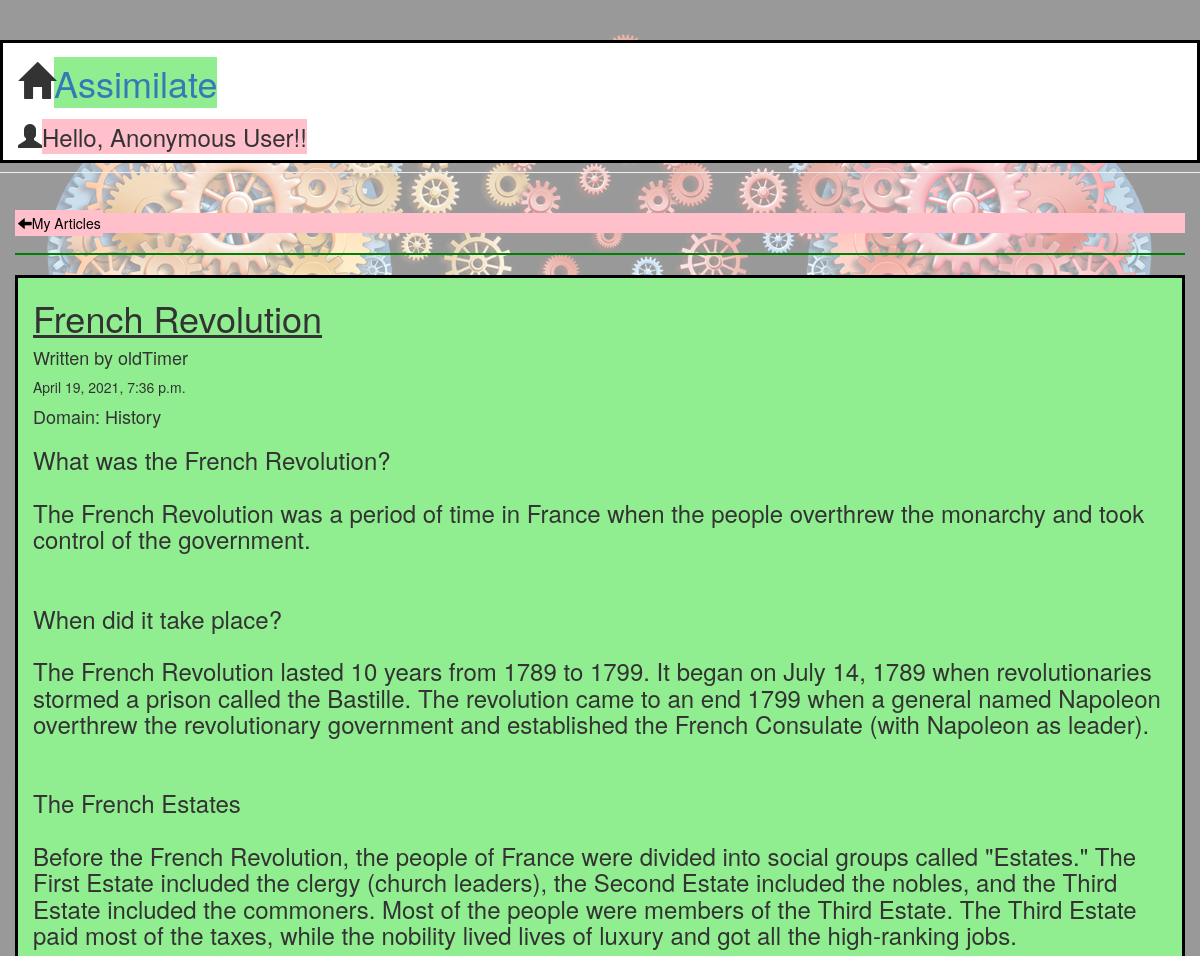
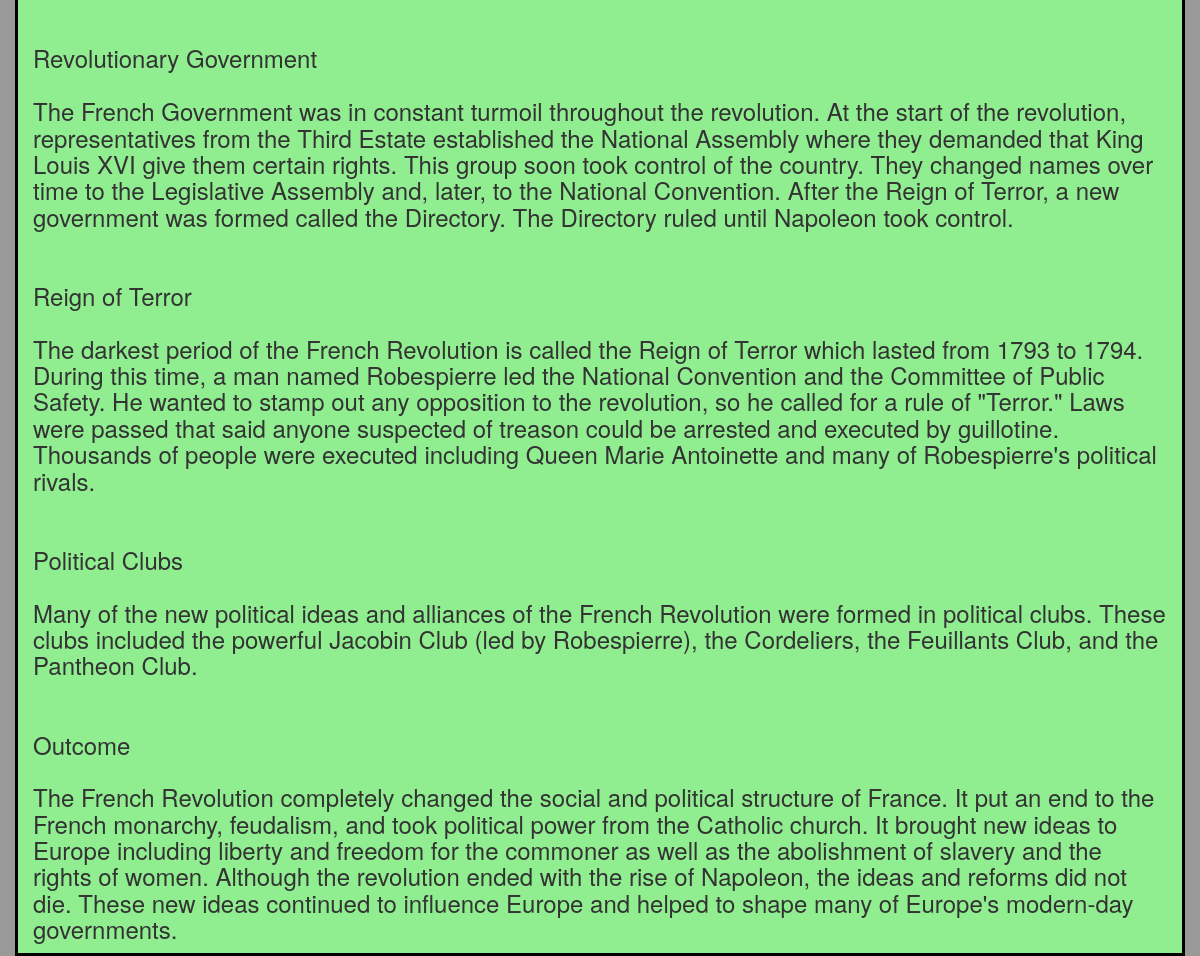
Page /post/51/ on the committed database (2 pictures, top to bottom).
### assimilate/models.py (models this page shows, shortened)
class Post(models.Model):
    title = models.CharField(max_length=200)
    content = models.TextField()
    created_date = models.DateTimeField(default=timezone.now)
    published_date = models.DateTimeField(blank=True, null=True)
    domain = models.CharField(max_length=200, null=True)
    user = models.ForeignKey(User, on_delete=models.CASCADE, null=True,related_name='assimilate_user')

### assimilate/views.py (the view)
# urls.py: path('post/<int:pk>/', views.post_detail, name='post_detail'),
def post_detail(request, pk):
    post = get_object_or_404(Post, pk=pk)
    post_user=str(post.user)          #user (author) of the post
    loggedin_user=str(request.user)   #current logged-in user
    return render(request, 'assimilate/post_detail.html', {'post': post, 'post_user': post_user, 'loggedin_user': loggedin_user})

### assimilate/templates/assimilate/post_detail.html (shortened to what this page needs)
{% extends 'assimilate/base.html' %}
{% block content %}
    <article class="post">
    <br>
     <div style="
        left: 1570px;
    	top: 80px;
    	background-color:pink">
    	<a href="{{ request.META.HTTP_REFERER }}">
	{% if request.META.HTTP_REFERER == "http://localhost:8000/post_list/" %}
		<mark style="background-color:pink"><span class="glyphicon glyphicon-arrow-left"></span>My Articles</mark>
	{% elif request.META.HTTP_REFERER == "http://localhost:8000/browse/" %}
		<mark style="background-color:pink"><span class="glyphicon glyphicon-arrow-left"></span>All Articles</mark>
	{% elif 'search' in request.META.HTTP_REFERER %}
		<mark style="background-color:pink"><span class="glyphicon glyphicon-arrow-left"></span>Search Results</mark>
	{% else %}
		<a href="{% url 'post_list' %}"><mark style="background-color:pink"><span class="glyphicon glyphicon-arrow-left"></span>My Articles</mark></a>
	{% endif %}
    	</a>
    </div>
    	<hr style="border: 1px solid green;">
<div class="container green">
    	<h1><u>{{ post.title }}</u></h1>
    	<h4>Written by {{ post.user}}</h4>
        {% if post.published_date %}
            <time class="date">
                {{ post.published_date }}
            </time>
        {% endif %}
        {% if post.domain %}
                <h4>Domain: {{ post.domain }}</h4>
        {% endif %}
        <h3>{{ post.content|linebreaksbr }}</h3>
    </article>
</div>
{% endblock %}

### assimilate/templates/assimilate/base.html (style rules this page uses)
.green { background-color: lightgreen; width: 100%; height: 100%; border: 3px solid black; }

### rows in the picture
Post: title "French Revolution", user "oldTimer", published_date "April 19, 2021, 7:36 p.m.", domain "History", content "What was the French Revolution? The French Revolution was a period of time in France when the people overthrew the monarchy and took control of the government. When did it take place? The French Revolution lasted 10 years from 1789 to 1799. It began on July 14, 1789 when revolutionaries stormed a prison called the Bastille. The revolution came to an end 1799 when a general named Napoleon overthrew the revolutionary government and established the French Consulate (with Napoleon as leader). The French Estates Before the French Revolution, the people of France were divided into social groups called \"Estates.\" The First Estate included the clergy (church leaders), the Second Estate included the…"
